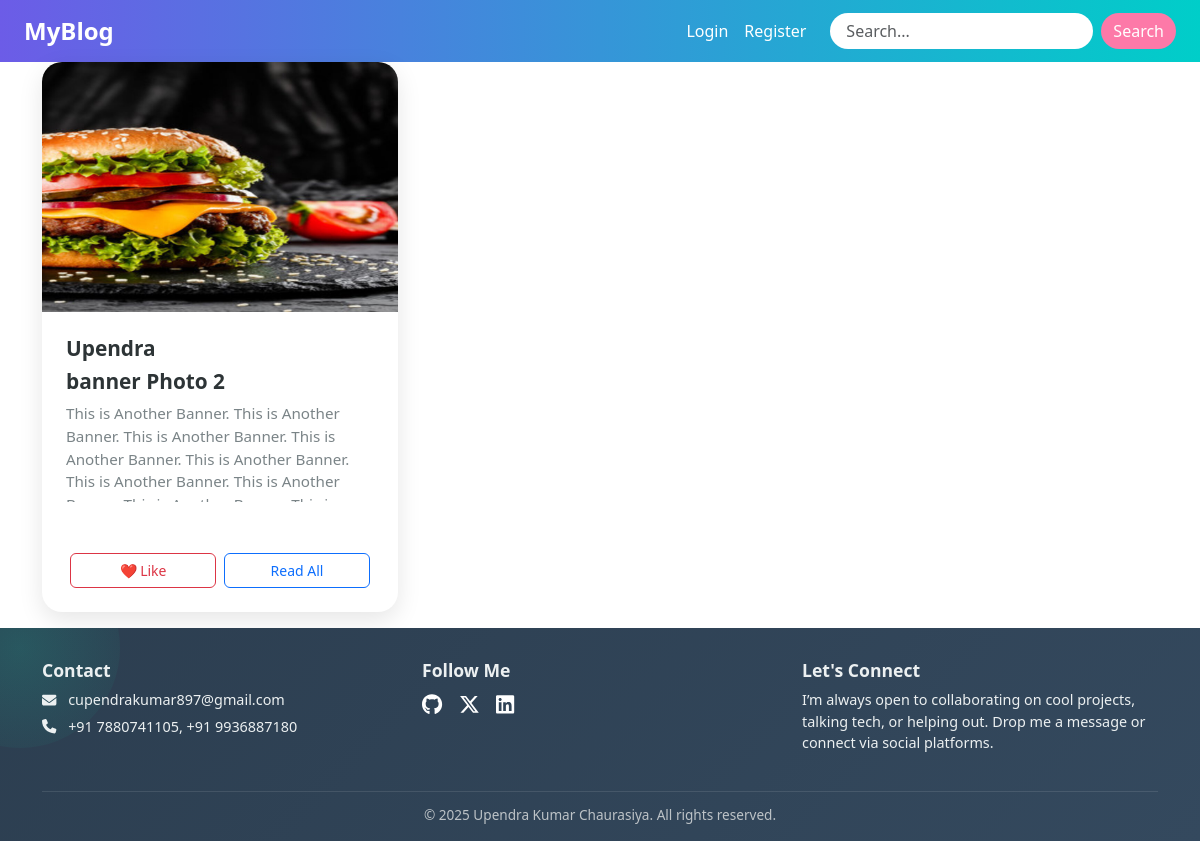
The page / on the database its author committed.
### app/models.py (models this page shows)
class PublicBlog(models.Model):
    title = models.CharField(max_length=100)
    description = models.TextField()
    photo = models.ImageField(upload_to="public/")
    user = models.CharField(max_length=100)

### app/views.py (the view)
# urls.py: path("",views.HomePage,name="home"),
def HomePage(request):
    data = PublicBlog.objects.all()
    return render(request,"app/home.html",{"data":data})

### app/templates/app/home.html (shortened to what this page needs)
{% extends "app/base.html" %}
{% block content %}
<div class="container">
    {% if data %}
    <div class="row g-4">
        {% for d in data %}
            <div class="col-12 col-md-6 col-xl-4">
                <div class="card social-card">
                    <div class="social-image-container">
                        <img src="{{d.photo.url}}" alt="Nature Image">
                    </div>
                    <div class="social-card-body">
                        <div>
                            <h5 class="social-title">{{d.user|capfirst}}</h5>
                            <h5 class="social-title">{{d.title}}</h5>
                            <p class="social-description">{{d.description}}</p>
                        </div>
                        <div class="social-buttons">
                            <button class="btn btn-outline-danger">❤️ Like</button>
                            <a href="{% url "itemdetails" d.id %}" class="btn btn-outline-primary">Read All</a>
                        </div>
                    </div>
                </div>
            </div>
        {% endfor %}
    </div>
    {% else %}
    <div class="alert alert-danger">No Post has approved by admin right now.</div>
{% endif %}
</div>
{% endblock content %}

### app/static/app/css/style.css (style rules this page uses)
.social-card { border: none; border-radius: 20px; overflow: hidden; position: relative; transition: transform 0.4s ease, box-shadow 0.4s ease; box-shadow: 0 8px 24px rgba(0, 0, 0, 0.1); background-color: #fff; }
.social-card::before { content: ''; position: absolute; top: -2px; left: -2px; right: -2px; bottom: -2px; z-index: -1; background: linear-gradient(135deg, #f8c6d8, #fceabb, #a8edea, #d3cce3); background-size: 300% 300%; animation: pastelGlow 12s ease infinite; border-radius: 20px; opacity: 0; transition: opacity 0.4s ease; }
.social-image-container { overflow: hidden; }
.social-card img { width: 100%; height: 250px; object-fit: cover; transition: transform 0.5s ease; }
.social-card-body { padding: 1.5rem; height: 300px; display: flex; flex-direction: column; justify-content: space-between; }
.social-title { font-size: 1.3rem; font-weight: bold; margin-bottom: 0.5rem; color: #2d3436; position: relative; opacity: 0; transform: translateY(-10px); animation: floatIn 0.5s forwards 0.2s; }
.social-description { font-size: 0.95rem; color: #636e72; max-height: 100px; overflow-y: auto; margin-bottom: 1rem; padding-right: 5px; opacity: 0.85; }
.social-buttons { display: flex; justify-content: space-between; opacity: 0; transform: translateY(20px); animation: buttonFloat 0.6s ease-out forwards; }
.social-buttons .btn { flex: 1; margin: 0 0.25rem; font-size: 0.875rem; transition: transform 0.3s ease, background-color 0.3s ease; }

### rows shown on the page
PublicBlog: photo (picture), user "Upendra", title "banner Photo 2", description "This is Another Banner. This is Another Banner. This is Another Banner. This is Another Banner. This is Another Banner. This is Another Banner. This is Another…"
